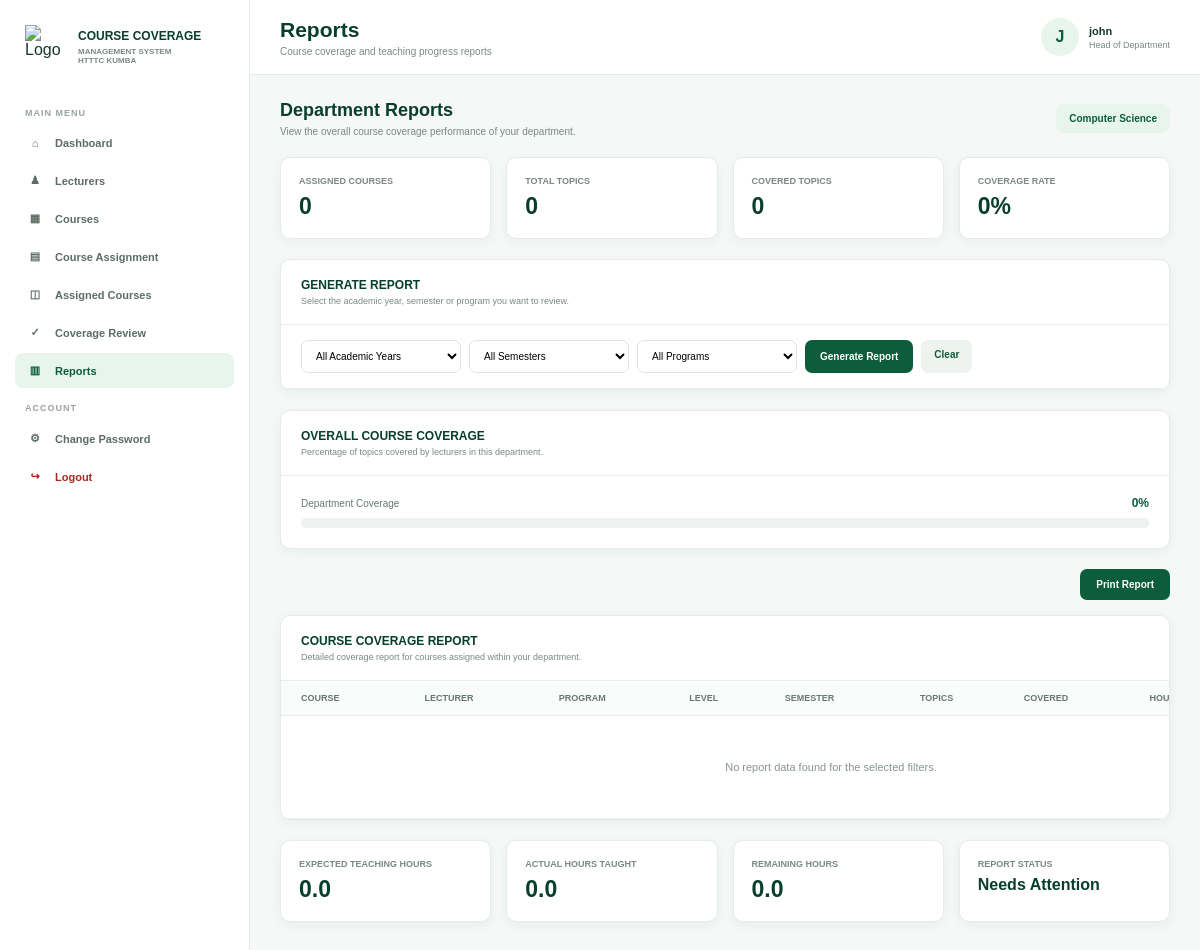
Page /course/hod/reports.php (signed in) on the earlier database version.
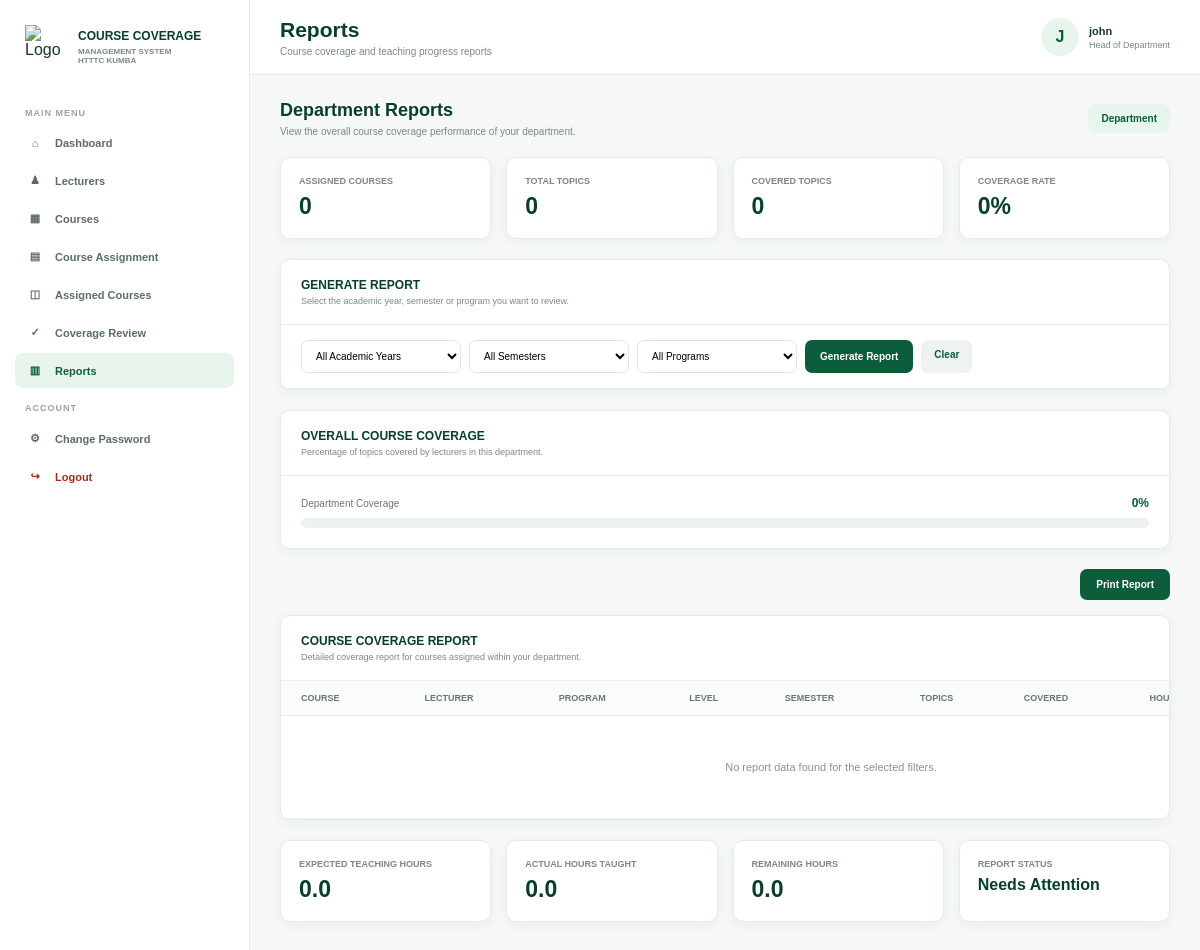
Same page on the later database version.
### tables this page shows
CREATE TABLE `users` (
  `user_id` int(200) NOT NULL,
  `full_name` varchar(100) NOT NULL,
  `email` varchar(100) NOT NULL,
  `password` varchar(255) NOT NULL,
  `role_id` int(11) NOT NULL,
  `department_id` int(11) DEFAULT NULL,
  `status` varchar(20) NOT NULL,
  `created_at` datetime NOT NULL
);

CREATE TABLE `departments` (
  `department_id` int(11) NOT NULL,
  `department_name` varchar(200) NOT NULL,
  `description` text NOT NULL
);

### course/hod/reports.php (the view, shortened to what the changed rows need)
<?php
require_once __DIR__ . '/../config/database.php';
$user_id = (int) $_SESSION['user_id'];
function e($value)
{
    return htmlspecialchars(
        (string)$value,
        ENT_QUOTES,
        'UTF-8'
    );
}
try {
    $stmt = $pdo->prepare("
        SELECT
            u.user_id,
            u.full_name,
            u.department_id,
            d.department_name
        FROM users u
        LEFT JOIN departments d
            ON d.department_id = u.department_id
        WHERE u.user_id = ?
        LIMIT 1
    ");
    $stmt->execute([$user_id]);
    $hod = $stmt->fetch(PDO::FETCH_ASSOC);
    $hod_name = $hod['full_name'];
    $department_name =
        $hod['department_name'] ?? 'Department';
} catch (PDOException $e) {
    die("Database Error: " . $e->getMessage());
}
?>
<!DOCTYPE html>
<html lang="en">
<head>
</head>
<body>
<main class="main">
<header class="topbar">
<div>
<h1>
Reports
</h1>
</div>
<div class="user-info">
<div class="user-avatar">
<?=e(
    strtoupper(
        substr(
            $hod_name,
            0,
            1
        )
    )
)?>
</div>
<div>
<strong>
<?=e($hod_name)?>
</strong>
<span>
Head of Department
</span>
</div>
</div>
</header>
<section class="content">
<div class="page-heading">
<div>
<h2>
Department Reports
</h2>
<p>
</p>
</div>
<div class="department">
<?=e($department_name)?>
</div>
</div>
<div class="panel">
<div class="table-container">
<table>
<thead>
<tr>
<th>
COURSE
</th>
<th>
LECTURER
</th>
<th>
PROGRAM
</th>
<th>
LEVEL
</th>
<th>
SEMESTER
</th>
<th>
TOPICS
</th>
<th>
COVERED
</th>
<th>
HOURS
</th>
</tr>
</thead>
</table>
</div>
</div>
</section>
</main>
</body>
</html>

Differences in the rows shown:
changed users "john": department.department_name "Computer Science" → (not shown)
Other differences:
$department_name: (not shown) → "Department"
